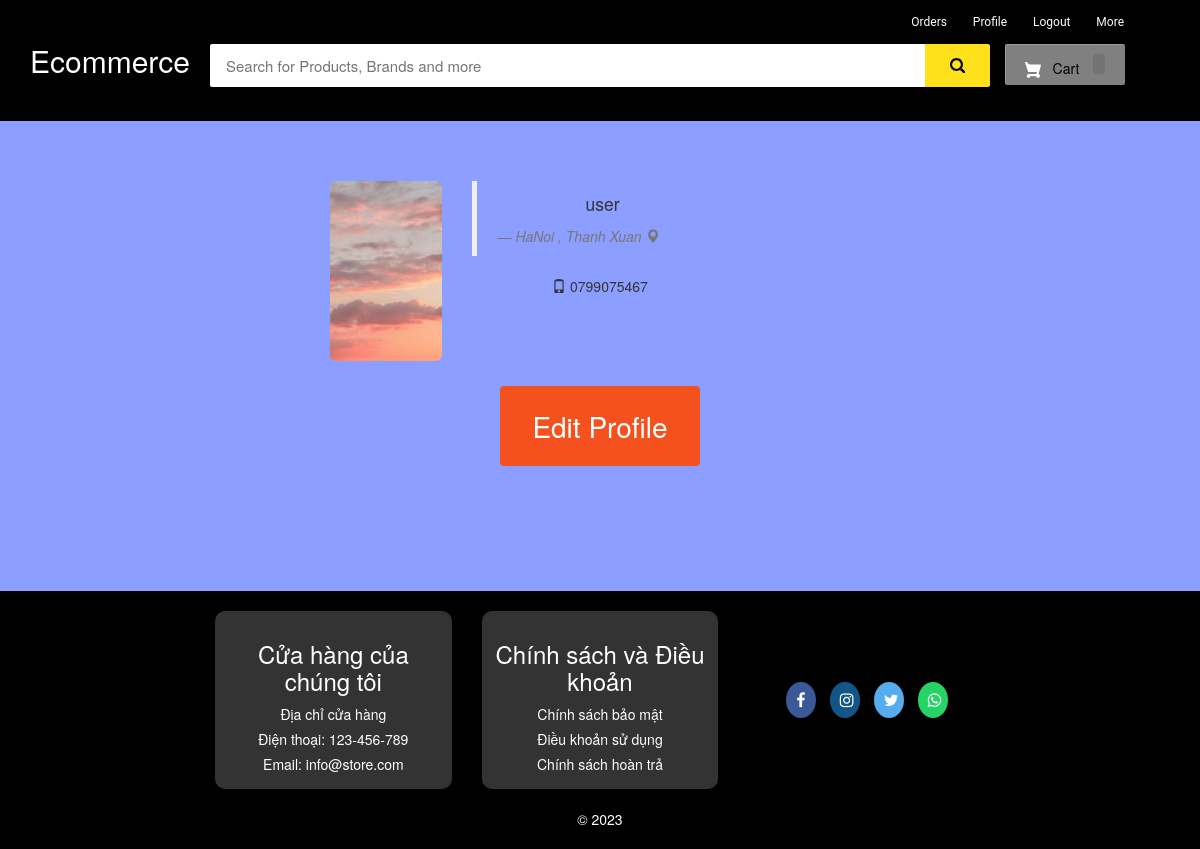
/my-profile (signed in), run on the app's committed database.
### ecom/models.py (models this page shows, shortened)
class Customer(models.Model):
    user=models.OneToOneField(User,on_delete=models.CASCADE)
    profile_pic= models.ImageField(upload_to='profile_pic/CustomerProfilePic/',null=True,blank=True)
    address = models.CharField(max_length=40)
    mobile = models.CharField(max_length=20,null=False)

### ecom/views.py (the view)
# urls.py: path('my-profile', views.my_profile_view,name='my-profile'),
@login_required(login_url='customerlogin')
@user_passes_test(is_customer)
def my_profile_view(request):
    customer=models.Customer.objects.get(user_id=request.user.id)
    return render(request,'ecom/user/my_profile.html',{'customer':customer})

### ecom/views.py (called while the page is built)
def is_customer(user):
    return user.groups.filter(name='CUSTOMER').exists()

### templates/ecom/user/my_profile.html (shortened to what this page needs)
{% extends 'ecom/user/customer_base.html' %}
{% load static %}
{% block content %}
<br><br><br>
<div style="padding-left:300px;" class="container">
        <div class="col-sm-2 col-md-2">
            <img src="{% static customer.profile_pic.url %}"   alt="profile pic" class="img-rounded img-responsive" />
        </div>
        <div class="col-sm-4 col-md-4">
            <blockquote>
                <p>{{request.user}}</p> <small><cite title="Source Title">{{customer.address}}  <i class="glyphicon glyphicon-map-marker"></i></cite></small>
            </blockquote>
            <p> <i class="glyphicon glyphicon-phone"></i> {{customer.mobile}}
            </p>
        </div>
</div>
<br>
<div style="text-align: center;">
  <a href="/edit-profile"><button class="button" ><span>Edit Profile </span></button></a>
</div>
<br><br><br><br><br><br>
{% endblock content %}

### templates/ecom/user/customer_base.html (style rules this page uses)
body { background-color: #ebe0e0 }
p { text-align: center; }

### templates/ecom/user/my_profile.html (style rules this page uses)
body { background-color:#8c9eff; }
.button { display: inline-block; border-radius: 4px; background-color: #f4511e; border: none; color: #FFFFFF; text-align: center; font-size: 28px; padding: 20px; width: 200px; transition: all 0.5s; cursor: pointer; margin: 5px; }
.button span { cursor: pointer; display: inline-block; position: relative; transition: 0.5s; }
.button span:after { content: '\00bb'; position: absolute; opacity: 0; top: 0; right: -20px; transition: 0.5s; }

### data on the page
Customer: profile_pic (picture), address "HaNoi , Thanh Xuan", mobile "0799075467"

### other printed values
{{ request.user }} "user"
